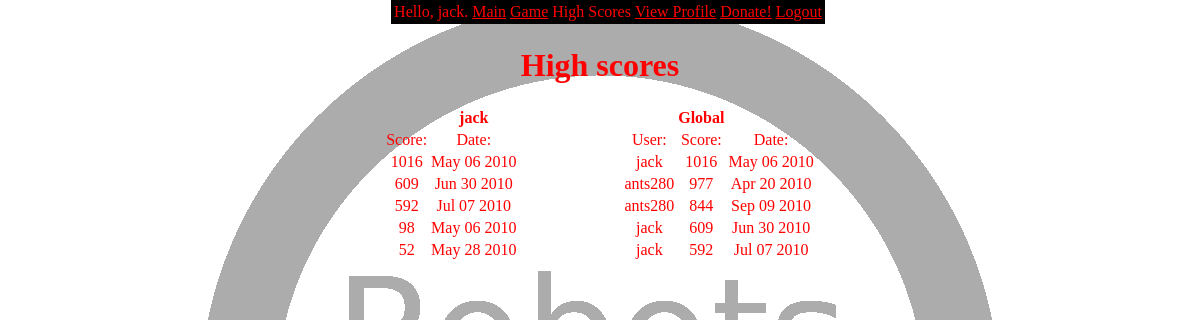
/resources/highScores.php (signed in), run on the app's committed database.
### tables this page shows
CREATE TABLE `highScores` (
  `username` char(25) DEFAULT NULL,
  `score` int(11) DEFAULT NULL,
  `date` int(11) DEFAULT NULL,
  KEY `username` (`username`),
  CONSTRAINT `highScores_ibfk_1` FOREIGN KEY (`username`) REFERENCES `robots` (`username`) ON DELETE CASCADE
);

### resources/highScores.php (the view, shortened to what this page needs)
<!DOCTYPE html PUBLIC "-//W3C//DTD XHTML 1.0 Strict//EN" "http://www.w3.org/TR/xhtml1/DTD/xhtml1-strict.dtd">
<html xmlns="http://www.w3.org/1999/xhtml" xml:lang="en" lang="en">
 <head>
  <link rel="stylesheet" type="text/css" href="master.css"/>
  <link rel="stylesheet" type="text/css" href="cellCenter.css"/>
 </head>
 <body>
  <div class="header">
   <table>
    <tr>
     <td>Hello, <?php echo $_SESSION['username']; ?>.</td>
     <td><a href="main.php">Main             </a>    </td>
     <td><a href="robots.php">Game           </a>    </td>
     <td>High Scores                                 </td>
     <td><a href="profile.php">View Profile  </a>    </td>
     <td><a href="donate.php">Donate!        </a>    </td>
     <td><a href="logout.php">Logout         </a>    </td>
    </tr>
   </table>
  </div>
  <br/>
  <h1>High scores</h1>
  <table>
   <?php
    $username = $_SESSION['username'];
    echo "<tr>";
    echo "<td/><td><strong>$username</strong></td>";
    echo "<td width=100></td>";
    echo "<td/><td><strong>    Global   </strong></td><td>";
    echo "</tr>\n";
    echo "<tr>";
    echo "<td>Score:</td><td>Date:</td>";
    echo "<td/>";
    echo "<td>User:</td><td>Score:</td><td>Date:</td>";
    echo "</tr>\n";
    $global_query = sprintf("SELECT username, score, date FROM highScores                     ORDER BY score DESC");
    $user_query   = sprintf("SELECT username, score, date FROM highScores WHERE username='%s' ORDER BY score DESC",
        mysql_real_escape_string($username));
    $global_result = mysql_query($global_query);
    $user_result   = mysql_query($user_query);
    if($global_result || $user_result) {
     for($i = 1; $i <= 5; $i++) {
      echo "<tr>";
      if($user_row   = mysql_fetch_array($user_result,   MYSQL_ASSOC)) {
       $user_date = $user_row['date'];
       echo "<td>".$user_row['score']."</td>";
       echo "<td>".date('M d Y', $user_date)."</td>";
      }
      else {
       echo "<td/><td/>";
      }
      echo "<td/>";
      if($global_row = mysql_fetch_array($global_result, MYSQL_ASSOC)) {
       $global_date = $global_row['date'];
       echo "<td>".$global_row['username']."</td>";
       echo "<td>".$global_row['score']   ."</td>";
       echo "<td>".date('M d Y', $global_date)."</td>";
      }
      else {
       echo "<td/><td/><td/>";
      }
      echo "</tr>\n";
     }
    }
   ?>
  </table>
 </body>
</html>

### resources/master.css (style rules this page uses)
html { background-image:url("background.png"); background-repeat:no-repeat; background-position:center; background-attachment:fixed; }
body { text-align:center; text-decoration:bold; color:red; }
h1 { size:48; }
a { text-decoration:underline; }
a:link, a:visited { color:red; }
table { margin: 0 auto; text-align:left; }
div.header { top:0; width:100%; position:fixed; }
div.header table { background-color:black; }

### resources/cellCenter.css (style rules this page uses)
td { text-align:center; }

### data on the page
highscores: score "1016", date "May 06 2010", username "jack"
highscores: highscores.score "609", highscores.date "Jun 30 2010", username "ants280", score "977", date "Apr 20 2010"
highscores: highscores.score "592", highscores.date "Jul 07 2010", username "ants280", score "844", date "Sep 09 2010"
highscores: highscores.score "98", highscores.date "May 06 2010", username "jack", score "609", date "Jun 30 2010"
highscores: highscores.score "52", highscores.date "May 28 2010", username "jack", score "592", date "Jul 07 2010"

### other printed values
$_SESSION['username'] "jack"
$username "jack"
